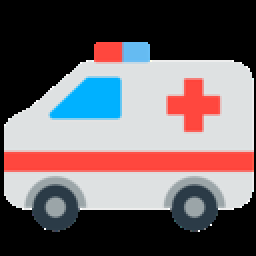
#> input picture assets/img_jamila/Image3.png, 128 x 128 px, found by its file name (shown 2 times larger)
$ python ecran.py
#> lines starting #> are read from the running program, lines starting #| are printed output that depends on the picture
import numpy as np
import cv2
import matplotlib.pyplot as plt
import time

class Ecran():
    def __init__(self):
        pass

    # [146 lines left out: functions get_ecran_start, show_ecran, get_ecran_chute, not called in this run]


    def get_ecran_chute2(self, size=(1080, 720)):

#> called with size = (1080, 720)
        width, height = size

        # Create a white background image
        frame_chute = np.ones((height, width, 3), dtype=np.uint8) * 255
        titre = "Alerte : Chute"
        cv2.putText(frame_chute, titre, (400,100),
                        fontFace=cv2.FONT_HERSHEY_SIMPLEX,
                        fontScale=1,
                        color=(0, 0, 255),
                        thickness=3)

        # image de chute
        image_path3 = "./assets/img_jamila/Image3.png"
        img3 = cv2.imread(image_path3, cv2.IMREAD_UNCHANGED)
#> img3 is the input picture: shape (128, 128, 4); mean B, G, R, A 102.8, 99.7, 111, 138.3

        if img3 is not None:
            # Resize
            img3 = cv2.resize(img3, (200, 200))
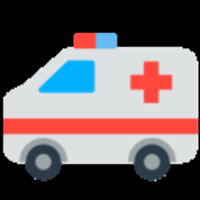
#> img3: shape (200, 200, 4); mean B, G, R, A 102.8, 99.7, 111, 138.3

            # Get center position
            h, w = frame_chute.shape[:2]
            y_offset = h // 2 - 100
            x_offset = w // 2 - 100

            # If the image has alpha channel (4th channel)
            if img3.shape[2] == 4:
                # Split channels
                b, g, r, a = cv2.split(img3)
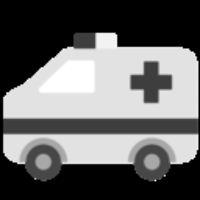
#> b: shape (200, 200); min 0, max 255, mean 102.8
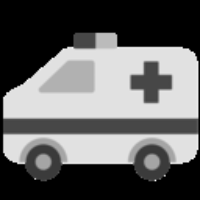
#> g: shape (200, 200); min 0, max 251, mean 99.7
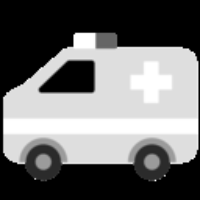
#> r: shape (200, 200); min 0, max 255, mean 111
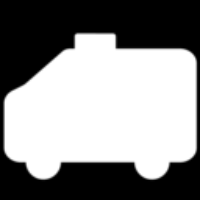
#> a: shape (200, 200); min 0, max 255, mean 138.3

                # Create 3-channel image and alpha mask
                img_rgb = cv2.merge((b, g, r))
                mask = cv2.merge((a, a, a)) / 255.0  # Normalize alpha to [0,1]

                # Get ROI from background
                roi = frame_chute[y_offset:y_offset+200, x_offset:x_offset+200].astype(float)

                # Blend the image with ROI using alpha mask
                blended = (img_rgb * mask + roi * (1 - mask)).astype(np.uint8)
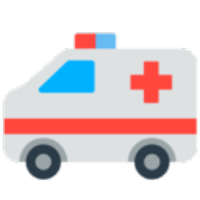
#> blended: shape (200, 200, 3); mean B, G, R 214.8, 211.8, 223

                # Replace region in frame_chute
                frame_chute[y_offset:y_offset+200, x_offset:x_offset+200] = blended
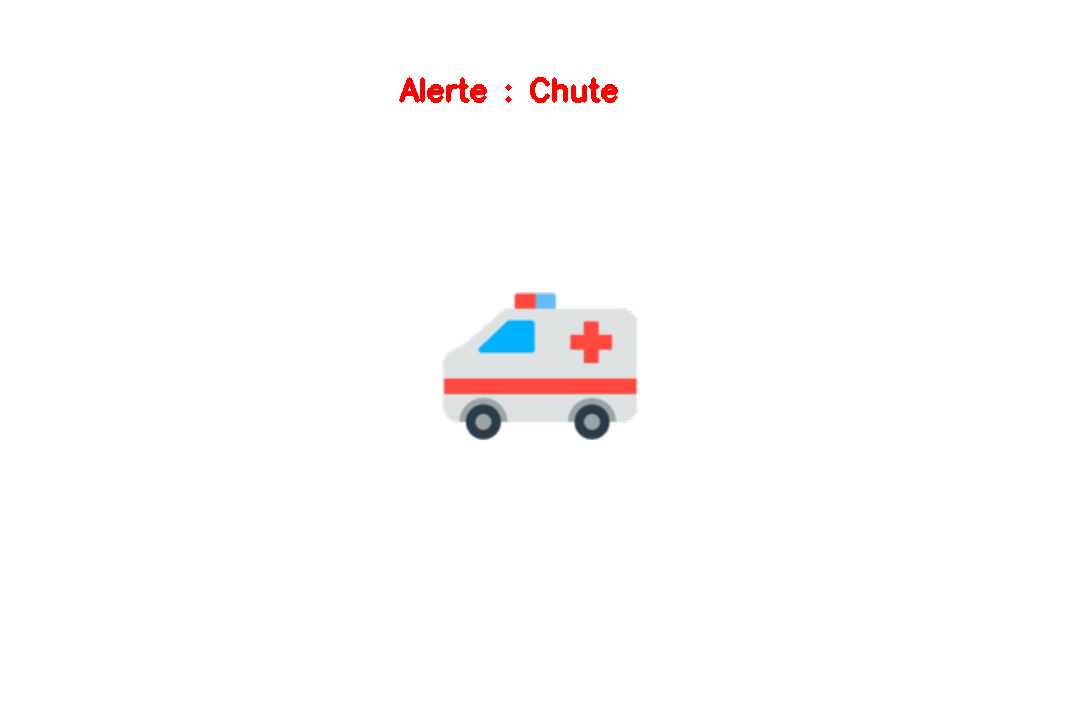
#> frame_chute: shape (720, 1080, 3); mean B, G, R 252.2, 252, 253.4
            else:
                # No alpha channel, just paste the image directly
                frame_chute[y_offset:y_offset+200, x_offset:x_offset+200] = img3
        else:
            print(f"⚠️ Troisième image non trouvée à : {image_path3}")


        # [22 lines of commented-out code are left out]
        return frame_chute

if __name__ == "__main__":
    ecran = Ecran()
    #frame = ecran.get_ecran_start()
    frame = ecran.get_ecran_chute2()

    # imshow frame


    # Option 1: Use OpenCV to display
    #cv2.namedWindow("Just Danse", cv2.WINDOW_NORMAL)
    #cv2.resizeWindow("Noms sur écran", width, height)
    cv2.namedWindow("Alerte : Chute", cv2.WINDOW_NORMAL)
    #cv2.imshow("Just Danse", frame)
    cv2.imshow("Alerte : Chute", frame)
    #cv2.imshow("image3")
    cv2.waitKey(0)
    cv2.destroyAllWindows()
    #Option 2: Use matplotlib (uncomment if preferred)
    # Affichage avec matplotlib (convertir BGR -> RGB)
